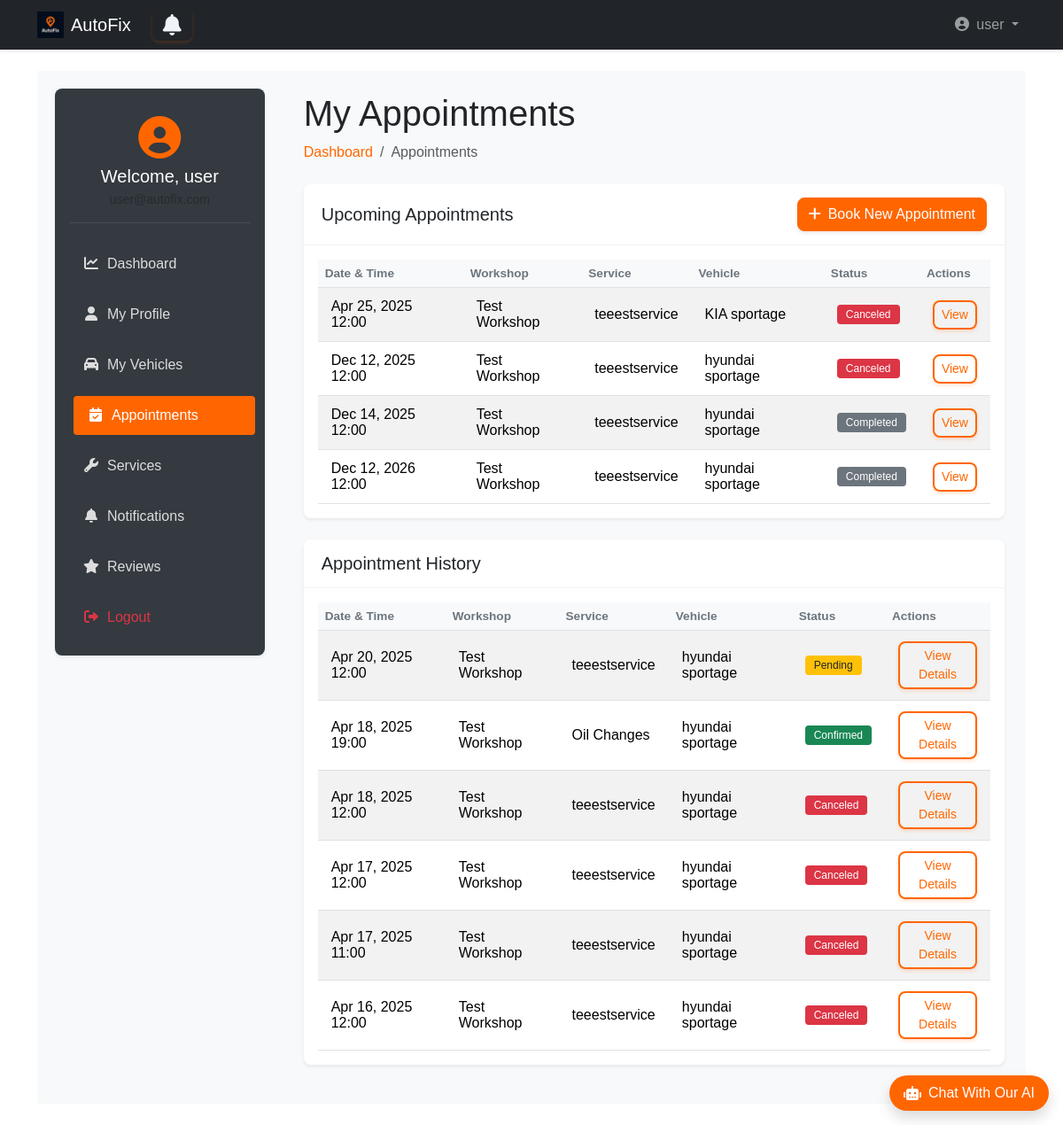
Screenshot of /user_dashboard/user/appointments (signed in) with the database file from the repository.
### accounts/models.py (models this page shows, shortened)
class User(AbstractUser):
    username = None
    email = models.EmailField(unique=True)
    phone = models.CharField(max_length=15, unique=True, blank=True)
    is_workshop_owner = models.BooleanField(default=False)
    address = models.ForeignKey(Address, on_delete=models.SET_NULL, null=True, blank=True)
    objects = UserManager()
    USERNAME_FIELD = 'email'
    REQUIRED_FIELDS = ['first_name', 'last_name']  # names required for registration
    def get_short_name(self):
        return self.first_name

### bookings/models.py (models this page shows, shortened)
class Booking(models.Model):
    STATUS_CHOICES = [
        ('pending', 'Pending'),
        ('confirmed', 'Confirmed'),
        ('completed', 'Completed'),
        ('canceled', 'Canceled'),
    ]
    user = models.ForeignKey(User, on_delete=models.CASCADE)
    car = models.ForeignKey(Car, on_delete=models.CASCADE, null=True, related_name='car_bookings')
    workshop = models.ForeignKey(Workshop, on_delete=models.CASCADE)
    service = models.ForeignKey(Service, on_delete=models.CASCADE, related_name='booking')
    appointment_date = models.DateTimeField()
    status = models.CharField(max_length=20, choices=STATUS_CHOICES, default='pending')
    created_at = models.DateTimeField(auto_now_add=True)
    objects = BookingManger()
    class Meta:
        ordering = ['-appointment_date']

### workshops/models.py (models this page shows, shortened)
class Workshop(models.Model):
    name = models.CharField(max_length=255)
    address = models.ForeignKey(Address, on_delete=models.CASCADE)
    phone = models.CharField(max_length=15)
    description = models.TextField(blank=True)
    image = models.ImageField(upload_to='workshops_images/', null=True, blank=True)
    owner = models.OneToOneField(User, on_delete=models.CASCADE, related_name="workshop", null=True)

class Service(models.Model):
    workshop = models.ForeignKey(Workshop, on_delete=models.CASCADE, related_name='services')
    name = models.CharField(max_length=255)
    price = models.DecimalField(max_digits=10, decimal_places=2)
    description = models.TextField(blank=True)
    duration = models.PositiveIntegerField(help_text="Duration in minutes")

### cars/models.py (models this page shows, shortened)
class Car(models.Model):
    user = models.ForeignKey(User, on_delete=models.CASCADE)
    make = models.CharField(max_length=255)
    model = models.CharField(max_length=255)
    year = models.IntegerField(null=True, blank=True)
    vin = models.CharField(max_length=17, unique=True)
    objects = CarManager()

### user_dashboard/views.py (the view)
# urls.py: path('user/appointments', views.appointments, name='appointments'),
def appointments(request):
    if not request.user.is_authenticated or (request.user.is_workshop_owner or request.user.is_superuser):
        return redirect('landing:main')
    upcoming_appointments = Booking.objects.filter(
        user=request.user,
        appointment_date__gte=timezone.now()
    ).order_by('appointment_date')
    past_appointments = Booking.objects.filter(
       user=request.user,
       appointment_date__lt=make_naive(timezone.now())
     ).order_by('-appointment_date')
    context = {
        'upcoming_appointments': upcoming_appointments,
        'past_appointments': past_appointments,
        'vehicles': Car.objects.filter(user=request.user),
        'workshops': Workshop.objects.all(),
        'form_data': request.session.pop('form_data', None),
        'open_modal': request.session.pop('open_modal', False),
        'errors': request.session.pop('errors', None)
    }
    return render(request, 'user_dashboard/appointments.html', context)

### templates/user_dashboard/appointments.html (shortened to what this page needs)
{% extends 'base2.html' %}
{% load static bootstrap5 %}
{% block extra_css %}
<link rel="stylesheet" href="{% static 'css/user_dashboard.css' %}">
{% endblock %}
{% block content %}
<div class="wrapper d-flex">
    <aside class="sidebar p-3 shadow-sm">
        <div class="user-profile mb-4 text-center">
            <div class="avatar mb-2">
                <i class="fas fa-user-circle fa-3x"></i>
            </div>
            <h5 class="welcome mb-1">Welcome, {{ user.get_short_name }}</h5>
            <small class="text-muted">{{ user.email }}</small>
        </div>
        <nav class="menu d-flex flex-column gap-2">
            <a href="{% url 'user_dashboard:dashboard' %}">
                <i class="fas fa-chart-line me-2"></i>Dashboard
            </a>
            <a href="{% url 'user_dashboard:profile' %}">
                <i class="fas fa-user me-2"></i>My Profile
            </a>
            <a href="{% url 'user_dashboard:vehicles' %}">
                <i class="fas fa-car me-2"></i>My Vehicles
            </a>
            <a href="{% url 'user_dashboard:appointments' %}" class="active-link">
                <i class="fas fa-calendar-check me-2"></i>Appointments
            </a>
            <a href="{% url 'user_dashboard:services' %}">
                <i class="fas fa-wrench me-2"></i>Services
            </a>
            <a href="{% url 'user_dashboard:notifications' %}">
                <i class="fas fa-bell me-2"></i>Notifications
            </a>
            <a href="{% url 'user_dashboard:reviews' %}">
                <i class="fas fa-star me-2"></i>Reviews
            </a>
            <a href="{% url 'accounts:logout' %}" class="text-danger">
                <i class="fas fa-sign-out-alt me-2"></i>Logout
            </a>
        </nav>
    </aside>
    <main class="main-content flex-grow-1 p-4">
        <div class="dashboard-header mb-4">
            <h1>My Appointments</h1>
            <nav aria-label="breadcrumb">
                <ol class="breadcrumb">
                    <li class="breadcrumb-item"><a class="text-decoration-none" style="color: #ff6600;"
                        href="{% url 'user_dashboard:dashboard' %}">Dashboard</a></li>
                    <li class="breadcrumb-item active" aria-current="page">Appointments</li>
                </ol>
            </nav>
        </div>
        <div class="card shadow-sm mb-4">
            <div class="card-header bg-white d-flex justify-content-between align-items-center">
                <h5 class="mb-0">Upcoming Appointments</h5>
                <a href="#" class="btn btn-warning" style="background-color: #ff6600; color:white;"
                    data-bs-toggle="modal" data-bs-target="#bookAppointmentModal">
                    <i class="fas fa-plus me-2"></i>Book New Appointment
                </a>
            </div>
            <div class="card-body">
                {% if upcoming_appointments %}
                    <div class="table-responsive">
                        <table class="table table-striped">
                            <thead>
                                <tr>
                                    <th>Date & Time</th>
                                    <th>Workshop</th>
                                    <th>Service</th>
                                    <th>Vehicle</th>
                                    <th>Status</th>
                                    <th>Actions</th>
                                </tr>
                            </thead>
                            <tbody>
                                {% for appointment in upcoming_appointments %}
                                <tr>
                                    <td>{{ appointment.appointment_date|date:"M d, Y H:i" }}</td>
                                    <td>{{ appointment.workshop.name }}</td>
                                    <td>{{ appointment.service.name }}</td>
                                    <td>{{appointment.car.make}} {{appointment.car.model}}</td>
                                    <td>
                                        <span class="badge
                                            {% if appointment.status == 'confirmed' %}bg-success
                                            {% elif appointment.status == 'pending' %}bg-warning text-dark
                                            {% elif appointment.status == 'completed' %}bg-secondary
                                            {% else %}bg-danger{% endif %}">
                                            {{ appointment.get_status_display }}
                                        </span>
                                    </td>
                                    <td>
                                        <button class="btn btn-sm btn-outline-primary view-appointment"
                                           data-id="{{ appointment.id }}">
                                          View
                                        </button>
                                    </td>
                                </tr>
                                {% endfor %}
                            </tbody>
                        </table>
                    </div>
                {% endif %}
            </div>
        </div>
        <div class="card shadow-sm">
            <div class="card-header bg-white">
                <h5 class="mb-0">Appointment History</h5>
            </div>
            <div class="card-body">
                {% if past_appointments %}
                    <div class="table-responsive">
                        <table class="table table-striped">
                            <thead>
                                <tr>
                                    <th>Date & Time</th>
                                    <th>Workshop</th>
                                    <th>Service</th>
                                    <th>Vehicle</th>
                                    <th>Status</th>
                                    <th>Actions</th>
                                </tr>
                            </thead>
                            <tbody>
                                {% for appointment in past_appointments %}
                                <tr>
                                    <td>{{ appointment.appointment_date|date:"M d, Y H:i" }}</td>
                                    <td>{{ appointment.workshop.name }}</td>
                                    <td>{{ appointment.service.name }}</td>
                                    <td>{{appointment.car.make}} {{appointment.car.model}}</td>
                                    <td>
                                        <span class="badge
                                            {% if appointment.status == 'confirmed' %}bg-success
                                            {% elif appointment.status == 'pending' %}bg-warning text-dark
                                            {% elif appointment.status == 'completed' %}bg-secondary
                                            {% else %}bg-danger{% endif %}">
                                            {{ appointment.get_status_display }}
                                        </span>
                                    </td>
                                    <td>
                                        <a href="#" class="btn btn-sm btn-outline-primary view-appointment" data-id="{{ appointment.id }}">View Details </a>
                                    </td>
                                </tr>
                                {% endfor %}
                            </tbody>
                        </table>
                    </div>
                {% else %}
                    <div class="text-center py-5">
                        <i class="fas fa-clock fa-4x text-muted mb-3"></i>
                        <h5>No appointment history</h5>
                        <p class="text-muted">Your past appointments will appear here</p>
                    </div>
                {% endif %}
            </div>
        </div>
    </main>
</div>
{% endblock %}

### templates/base2.html (shortened to what this page needs)
{% load static bootstrap5 %}
{% bootstrap_css %}
<!DOCTYPE html>
<html lang="en" dir="{% if LANGUAGE_CODE == 'ar' %}rtl{% else %}ltr{% endif %}">
<head>
    <link rel="stylesheet" href="https://cdnjs.cloudflare.com/ajax/libs/font-awesome/6.4.0/css/all.min.css">
    <link rel="stylesheet" href="{% static 'css/style.css' %}">
    <link rel="stylesheet" href="{% static 'css/ai_style.css' %}">
    {% block extra_css %}
    {% endblock %}
</head>
<body class="d-flex flex-column min-vh-100">
<nav class="navbar navbar-expand-lg navbar-dark bg-dark shadow-sm">
    <div class="container">
        <a class="navbar-brand d-flex align-items-center gap-2" href="{% if user.is_authenticated %}{% url 'landing:dashboard' %}{% else %}{% url 'landing:main' %}{% endif %}">
            <img src="{% static 'img/dark_logo.png' %}" alt="AutoFix" width="30" height="30">
            AutoFix
        </a>
        <a {% if request.user.is_workshop_owner %} href="{% url 'owner_dashboard:notifications' %}"
            {% elif request.user.is_superuser %} href="{% url 'admin_dashboard:notifications' %}"
            {% else %} href="{% url 'user_dashboard:notifications' %}" {% endif %}
            id="notifications-btn" class="btn btn-outline-primary position-relative mx-2">
             <i class="fa fa-bell"></i>
       </a>
        <div class="collapse navbar-collapse" id="navbarMain">
            <ul class="navbar-nav ms-auto">
                {% if user.is_authenticated %}
                    <li class="nav-item dropdown">
                        <a class="nav-link dropdown-toggle" href="#" role="button" data-bs-toggle="dropdown">
                            <i class="fas fa-user-circle me-1"></i> {{ user.get_short_name }}
                        </a>
                    </li>
                {% endif %}
            </ul>
        </div>
    </div>
</nav>
<main class="flex-grow-1 py-4">
    <div class="container">
        {% block content %}
        {% endblock %}
    </div>
</main>
<div id="chat-container" class="position-fixed bottom-0 end-0 mb-3 me-3" style="z-index: 1000;">
    <div id="chat-bubble" class="bg-orange text-white rounded-pill shadow cursor-pointer d-flex align-items-center">
        <div class="d-flex align-items-center px-3 py-2">
            <i class="fas fa-robot me-2"></i>
            <p class="mb-0 fw-medium">Chat With Our AI</p>
        </div>
    </div>
</div>
<link rel="stylesheet" href="https://cdnjs.cloudflare.com/ajax/libs/font-awesome/6.0.0/css/all.min.css">
</body>
</html>

### rows the page displays
User: get_short_name "user"
Booking: appointment_date "Apr 25, 2025 12:00", workshop.name "Test Workshop", service.name "teeestservice", car.make "KIA", car.model "sportage", status "Canceled"
Booking: appointment_date "Dec 12, 2025 12:00", workshop.name "Test Workshop", service.name "teeestservice", car.make "hyundai", car.model "sportage", status "Canceled"
Booking: appointment_date "Dec 14, 2025 12:00", workshop.name "Test Workshop", service.name "teeestservice", car.make "hyundai", car.model "sportage", status "Completed"
Booking: appointment_date "Dec 12, 2026 12:00", workshop.name "Test Workshop", service.name "teeestservice", car.make "hyundai", car.model "sportage", status "Completed"
Booking: appointment_date "Apr 20, 2025 12:00", workshop.name "Test Workshop", service.name "teeestservice", car.make "hyundai", car.model "sportage", status "Pending"
Booking: appointment_date "Apr 18, 2025 19:00", workshop.name "Test Workshop", service.name "Oil Changes", car.make "hyundai", car.model "sportage", status "Confirmed"
Booking: appointment_date "Apr 18, 2025 12:00", workshop.name "Test Workshop", service.name "teeestservice", car.make "hyundai", car.model "sportage", status "Canceled"
Booking: appointment_date "Apr 17, 2025 12:00", workshop.name "Test Workshop", service.name "teeestservice", car.make "hyundai", car.model "sportage", status "Canceled"
Booking: appointment_date "Apr 17, 2025 11:00", workshop.name "Test Workshop", service.name "teeestservice", car.make "hyundai", car.model "sportage", status "Canceled"
Booking: appointment_date "Apr 16, 2025 12:00", workshop.name "Test Workshop", service.name "teeestservice", car.make "hyundai", car.model "sportage", status "Canceled"
